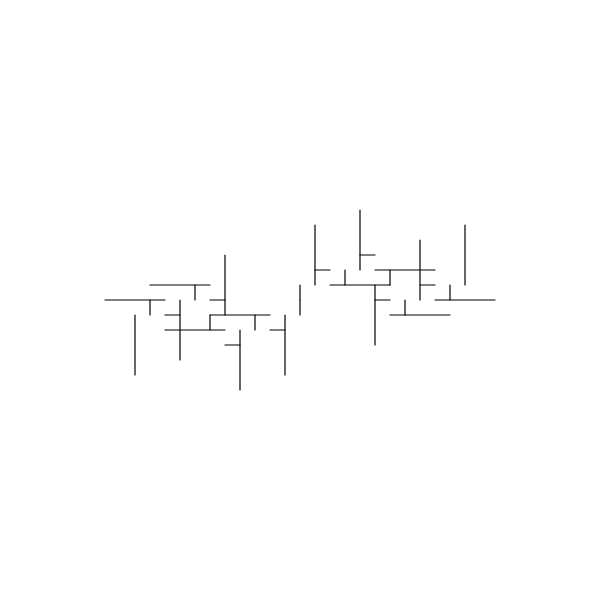
Frame 1 (no input)
Frame 60 (no input): identical to frame 1, image omitted
Frame 120 (the mouse pressed at the canvas centre since frame 60): identical to frame 1, image omitted

The p5.js sketch that drew this single still picture (run headless with seeded random() and noise() and a simulated clock; from frame 60 on, the mouse is pressed at the canvas centre):

// p5.js sketch
// ── sketch.js
//added D which is length*4;

let premise = '[A+A-A]--[A+A-A]';
  let rules = {
    //F: 'Af[A]',
    A: 'FfD+FfD-FfD',


  }
let bigRule;


let length = 50;
let angle = 90;

function setup() {
  createCanvas(600, 600);
  angleMode(DEGREES);
  bigRule = resolveRules(premise, rules, 4);
  print(bigRule);
  
}

function draw() {
  background('white');
  stroke('black');
  strokeWeight(4);
  translate(width / 2, height / 2);
  rotate(-90);
  scale(0.3);

  drawShape(bigRule);
   // angle += 1;
  // length += 0.1;
}

function resolveRules(startRule, rules, depth) {
  let endRule = '';
  for (let currentLetter of startRule) {
    if (currentLetter in rules) {
      endRule += rules[currentLetter];
    } else {
      endRule += currentLetter;
    }
  }
  if (depth >= 1) {
    endRule = resolveRules(endRule, rules, depth - 1);
  }
  return endRule;
}


function drawShape(rule)  {
  for (let c of rule) {
    if (c === 'F') {
      line(0, 0, length, 0);
      translate(length, 0);
    } if (c === 'D') {
      line(0, 0, length * 4, 0);
      translate(length, 0);
    } else if (c === 'f') {
      translate(0, length, 0);
    } else if (c === '+') {
      rotate(angle);
    } else if (c === '-') {
      rotate(-angle);
    } else if (c === '[') {
      push();
    } else if (c === ']') {
      pop();
    } else if (c === '>') {
      scale(1.2);
    } else if (c === '<') {
      scale(0.8);
   
    }
  }
}
